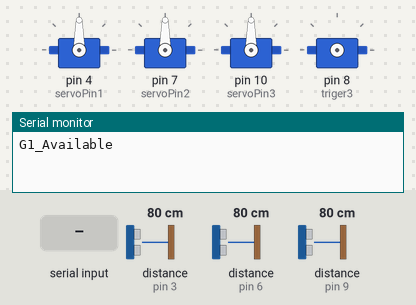
A sketch run on a simulated Arduino Uno, built with avr-gcc and run on an emulated ATmega328P. Shown: 4 × servo, the last lines printed to the serial monitor. Wiring (inferred from the names in the program): 2 × ultrasonic range finder: trigger pin 2, echo pin 3 / trigger pin 5, echo pin 6; servo: signal pin 8. The test bench sets the inputs (shaded band); at power-on: distance to the obstacle (sensors on pin 3, pin 6, pin 9) 80 cm. The echo pulse lasts 58.3 µs per cm; servo pulses on a pin are drawn as a servo (544–2400 µs = 0–180°).

Above: at 1.2 s.
1.3 s: "G2_Close" received over Serial
At 4.1 s:
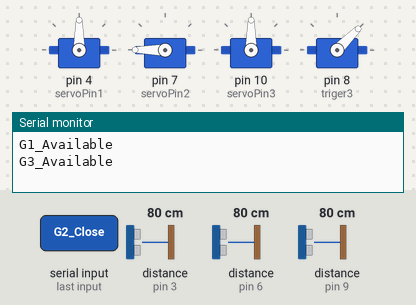
4.3 s: "G1_Close" received over Serial
At 7.2 s:
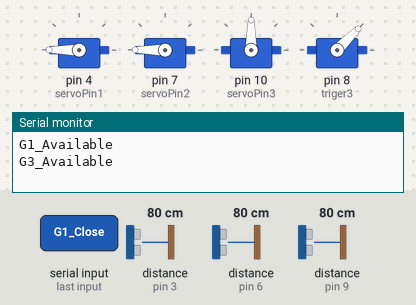
7.3 s: "G2_Open" received over Serial
At 9.0 s:
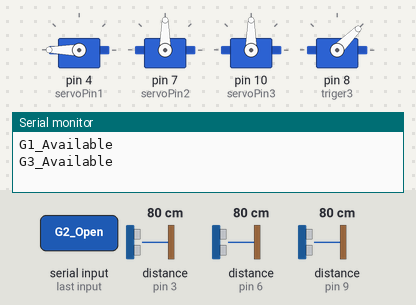
9.8 s: "G3_Close" received over Serial
At 12.0 s:
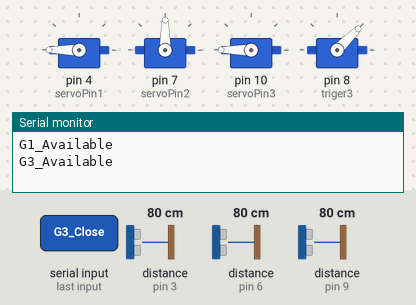
12.3 s: "G1_Open" received over Serial
At 14.1 s:
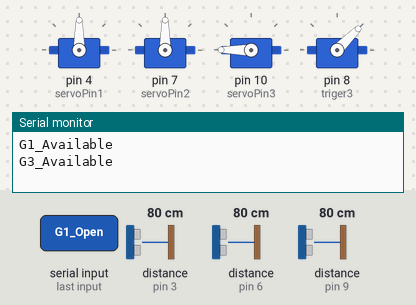
14.8 s: distance to the obstacle (sensor on pin 3) set to 2 cm
Timing chart, 0 to 17.3 s (numbered marks = the images above; inputs shaded):
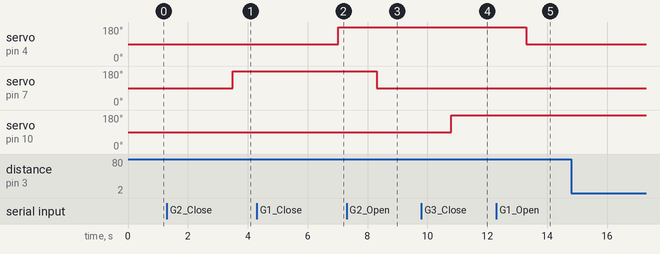

Measured:
- after the input at 1.3 s, servo on pin 7 (servoPin2): 90° → 180° after 2.2 s
- after the input at 4.3 s, servo on pin 4 (servoPin1): 90° → 180° after 2.7 s
- after the input at 7.3 s, servo on pin 7 (servoPin2): 180° → 90° after 1.0 s
- after the input at 9.8 s, servo on pin 10 (servoPin3): 90° → 180° after 1.0 s
- after the input at 12.3 s, servo on pin 4 (servoPin1): 180° → 90° after 1.0 s

The sketch:

arduino.ino
```cpp
#include <Servo.h>

const int triger1 = 2;
const int echo1 = 3;
const int servoPin1 = 4;
const int triger2 = 5;
const int echo2 = 6;
const int servoPin2 = 7;
const int triger3 = 8;
const int echo3 = 9;
const int servoPin3 = 10;

Servo servo1;
Servo servo2;
Servo servo3;

long durasi;
int jarak;

int gate1;
int gate2;
int gate3;

String str;
void setup() {
  Serial.begin(115200);

  pinMode(triger1, OUTPUT);
  pinMode(echo1, INPUT);
  pinMode(triger2, OUTPUT);
  pinMode(echo2, INPUT);
  pinMode(triger3, OUTPUT);
  pinMode(echo3, INPUT);

  //inisialisasi gerbang
  servo1.attach(servoPin1);
  servo1.write(90);
  servo2.attach(servoPin2);
  servo2.write(90);
  servo3.attach(servoPin3);
  servo3.write(90);

  while (!Serial) {
    ; // wait for serial port to connect. Needed for native USB port only
  }

}

void loop() {
  if (Serial.available()) {
    getComm();
  }
  ultra1();

  if (Serial.available()) {
    getComm();
  }
  ultra2();

  if (Serial.available()) {
    getComm();
  }
  ultra3();
}

void ultra1(){
  digitalWrite(triger1, LOW);
  delayMicroseconds(500);

  digitalWrite(triger1, HIGH);
  delayMicroseconds(1000);
  digitalWrite(triger1, LOW);

  durasi = pulseIn(echo1, HIGH);
  jarak = durasi*0.034/2;

  // Serial.print("Jarak Ultra 1: ");
  // Serial.println(jarak);

  if (jarak  < 20 && (gate1 == 1 || gate1 == 2)){
      //posting parked
      Serial.println("G1_Parked");
      gate1 = 0;
      delay(2500);
  }else if (jarak >= 20  && gate1 == 0){
    //posting available
    Serial.println("G1_Available");
    gate1 = 1;
    delay(2500);
  }
}

void ultra2(){
  digitalWrite(triger2, LOW);
  delayMicroseconds(500);

  digitalWrite(triger2, HIGH);
  delayMicroseconds(1000);
  digitalWrite(triger2, LOW);

  durasi = pulseIn(echo2, HIGH);
  jarak = durasi*0.034/2;

  // Serial.print("Jarak Ultra 2: ");
  // Serial.println(jarak);

  if (jarak  < 20 && (gate2 == 1 || gate2 == 2)){
      //posting parked
      Serial.println("G2_Parked");
      gate2 = 0;
      delay(2500);
  }else if (jarak >= 20  && gate2 == 0){
    //posting available
    Serial.println("G2_Available");
    gate2 = 1;
    delay(2500);
  }
}

void ultra3(){
  digitalWrite(triger3, LOW);
  delayMicroseconds(500);

  digitalWrite(triger3, HIGH);
  delayMicroseconds(1000);
  digitalWrite(triger3, LOW);

  durasi = pulseIn(echo3, HIGH);
  jarak = durasi*0.034/2;

  // Serial.print("Jarak Ultra 3: ");
  // Serial.println(jarak);

  if (jarak  < 20 && (gate3 == 1 || gate3 == 2)){
      //posting parked
      Serial.println("G3_Parked");
      gate3 = 0;
      delay(2500);
  }else if (jarak >= 20  && gate3 == 0){
    //posting available
    Serial.println("G3_Available");
    gate3 = 1;
    delay(2500);
  }
}

void getComm(){
  str = Serial.readString();
  str.trim();
  if(str.equals("G1_Open")){
    g1Open();
  }else{
    if(str.equals("G1_Close")){
      g1Close();
    }else{
      if(str.equals("G2_Open")){
        g2Open();
      }else{
        if(str.equals("G2_Close")){
          g2Close();
        }else{
          if(str.equals("G3_Open")){
            g3Open();
          }else{
            if(str.equals("G3_Close")){
              g3Close();
            }
          }
        }
      }
    }
  }
}

void g1Open(){
  servo1.write(90);
}
void g1Close(){
  servo1.write(180);
  gate1 = 2;
}

void g2Open(){
  servo2.write(90);
}
void g2Close(){
  servo2.write(180);
  gate2 = 2;
}

void g3Open(){
  servo3.write(90);
}
void g3Close(){
  servo3.write(180);
  gate3 = 2;
}
```
